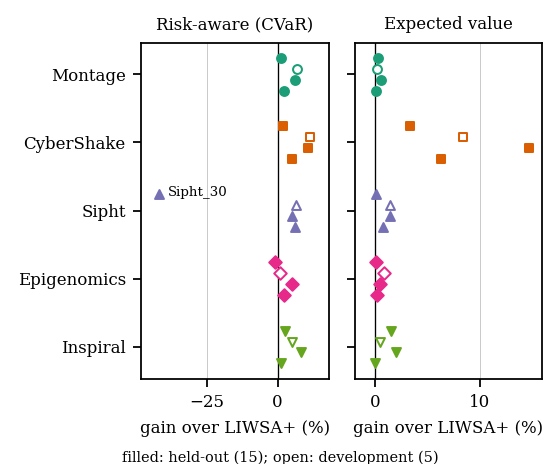

Source code (Python):
import sys, json, collections
import numpy as np
import matplotlib; matplotlib.use("Agg")
import matplotlib.pyplot as plt
from paths import *
import analyze as A
from extra_analysis import run, DEV, FAMS, fam
plt.rcParams.update({"font.family":"serif","font.size":7.5})
col={'Montage':'#1b9e77','CyberShake':'#d95f02','Sipht':'#7570b3','Epigenomics':'#e7298a','Inspiral':'#66a61e'}
mk={'Montage':'o','CyberShake':'s','Sipht':'^','Epigenomics':'D','Inspiral':'v'}
fig,axs=plt.subplots(1,2,figsize=(3.5,2.9),sharey=True)
for ax,(st,lab) in zip(axs,(('rc','Risk-aware (CVaR)'),('rm','Expected value'))):
    rel=run(st)['paper (1.2 x worst, all 12+ conditions)']
    ys=[]
    for yi,f in enumerate(FAMS):
        items=sorted([(i,x) for i,x in rel.items() if fam(i)==f],key=lambda t:int(t[0].split('_')[1]))
        for j,(i,x) in enumerate(items):
            held = i not in DEV
            ax.scatter(x, yi+(j-1.5)*0.16, s=16, marker=mk[f], facecolor=col[f] if held else 'white', edgecolor=col[f], linewidth=0.9, zorder=3)
            if x<-5: ax.annotate(i, (x, yi+(j-1.5)*0.16), xytext=(4,-1), textcoords='offset points', fontsize=6)
    ax.axvline(0,color='k',lw=0.6)
    ax.set_yticks(range(5)); ax.set_yticklabels(FAMS); ax.tick_params(labelleft=(ax is axs[0]))
    ax.set_title(lab,fontsize=7.5); ax.set_xlabel('gain over LIWSA+ (%)'); ax.grid(axis='x',lw=0.3)
    ax.set_xlim(-48,18) if st=='rc' else ax.set_xlim(-2,16)
axs[0].invert_yaxis()
fig.text(0.5,0.005,'filled: held-out (15); open: development (5)',ha='center',fontsize=6.5)
fig.tight_layout(rect=(0,0.03,1,1))
(ANALYSIS/'figures').mkdir(exist_ok=True)
fig.savefig(ANALYSIS/'figures'/'fig_gain.pdf'); fig.savefig(ANALYSIS/'figures'/'fig_gain.png',dpi=160)
